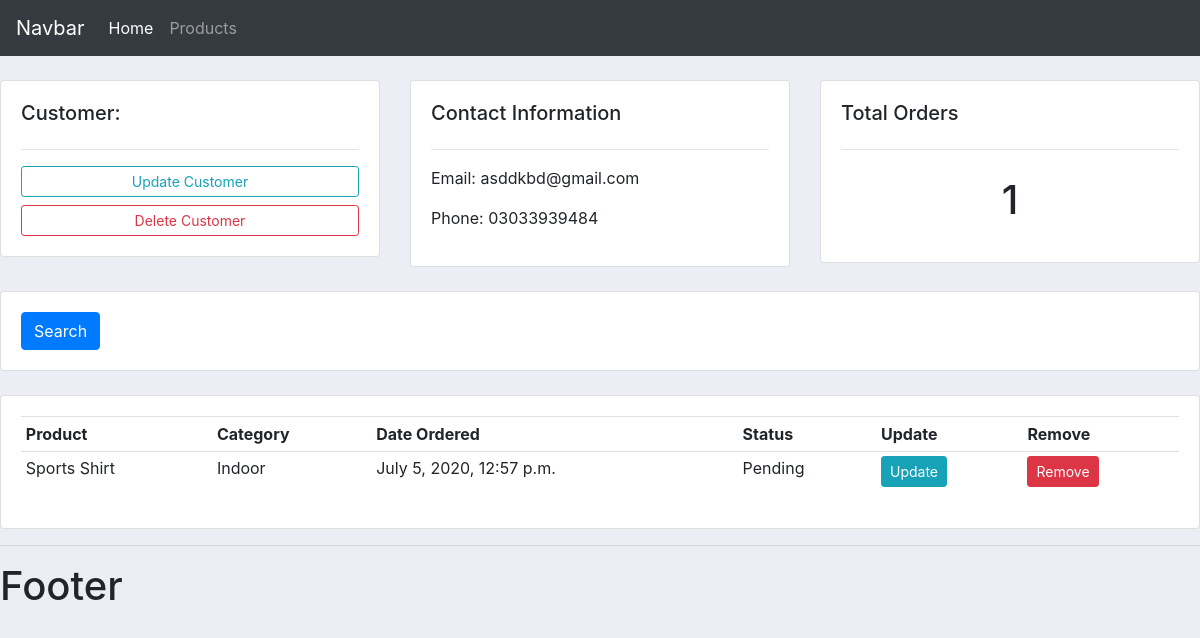
Page /customers/2/ on the committed database.
### accounts/models.py (models this page shows, shortened)
class Customer(models.Model):
    name = models.CharField(max_length=200, null=True)
    phone = models.CharField(max_length=200, null=True)
    email = models.CharField(max_length=200, null=True)
    date_created = models.DateTimeField(auto_now_add=True, null=True)

class Order(models.Model):
    STATUS = (
        ('Pending', 'Pending'),
        ('Out for delivery', 'Out for delivery'),
        ('Delivered', 'Delivered'),
    )
    customer = models.ForeignKey(Customer, null=True, on_delete=models.SET_NULL)
    product = models.ForeignKey(Product, null=True, on_delete=models.SET_NULL)
    date_created = models.DateTimeField(auto_now_add=True, null=True)
    status = models.CharField(max_length=200, null=True, choices=STATUS)

class Product(models.Model):
    CATEGORY = (
        ('Indoor', 'Indoor'),
        ('Out Door', 'Out Door'),
    )
    name = models.CharField(max_length=200, null=True)
    price = models.FloatField(null=True)
    category = models.CharField(max_length=200, null=True, choices=CATEGORY)
    description = models.TextField(max_length=200, null=True, blank=True)
    date_created = models.DateTimeField(auto_now_add=True, null=True)
    tags = models.ManyToManyField(Tag)
    def __str__(self):
        return self.name

### accounts/views.py (the view)
# urls.py: path('customers/<str:pk>/', views.customers, name='customers'),
def customers(request, pk):
    customer = Customer.objects.get(id=pk)
    order = customer.order_set.all()
    total_order = customer.order_set.all()
    order_count = total_order.count()
    context = {'customer': customer, 'order': order, 'order_count': order_count}
    return render(request, 'accounts/profiles.html', context)

### accounts/templates/accounts/profiles.html
{% extends 'accounts/main.html' %}
{% block content %}
	<br>
<div class="row">
	<div class="col-md">
		<div class="card card-body">
			<h5>Customer:</h5>
			<hr>
			<a class="btn btn-outline-info  btn-sm btn-block" href="{% url 'update-customer' customer.id %}">Update Customer</a>
			<a class="btn btn-outline-danger  btn-sm btn-block" href="{% url 'delete-customer' customer.id %}">Delete Customer</a>
		</div>
	</div>
	<div class="col-md">
		<div class="card card-body">
			<h5>Contact Information</h5>
			<hr>
			<p>Email: {{ customer.email }} </p>
			<p>Phone: {{ customer.phone }} </p>
		</div>
	</div>
	<div class="col-md">
		<div class="card card-body">
			<h5>Total Orders</h5>
			<hr>
			<h1 style="text-align: center;padding: 10px">{{ order_count }}</h1>
		</div>
	</div>
</div>
<br>
<div class="row">
	<div class="col">
		<div class="card card-body">
			<form method="get">
		    <button class="btn btn-primary" type="submit">Search</button>
		  </form>
		</div>
	</div>
</div>
<br>
<div class="row">
	<div class="col-md">
		<div class="card card-body">
			<table class="table table-sm">
				<tr>
					<th>Product</th>
					<th>Category</th>
					<th>Date Ordered</th>
					<th>Status</th>
					<th>Update</th>
					<th>Remove</th>
				</tr>
                {% for order in order %}
                <tr>
                <td>{{ order.product }}</td>
                <td>{{ order.product.category }}</td>
                <td>{{ order.date_created }}</td>
                <td>{{ order.status }}</td>
                    <td><a href="{% url 'update-order' order.id %}" class="btn btn-sm btn-info">Update</a></td>
                    <td><a href="{% url 'delete-order' order.id %}" class="btn btn-sm btn-danger" >Remove</a></td>
                </tr>
                {% endfor %}
			</table>
		</div>
	</div>
</div>
{% endblock %}

### static/css/style.css (style rules this page uses)
body { background-color: #ebeff5; width: 100%; }

### rows in the picture
Customer: email "asddkbd@gmail.com", phone "03033939484"
Order: product "Sports Shirt", product.category "Indoor", date_created "July 5, 2020, 12:57 p.m.", status "Pending"

### other values in the picture
{{ order_count }} "1"
